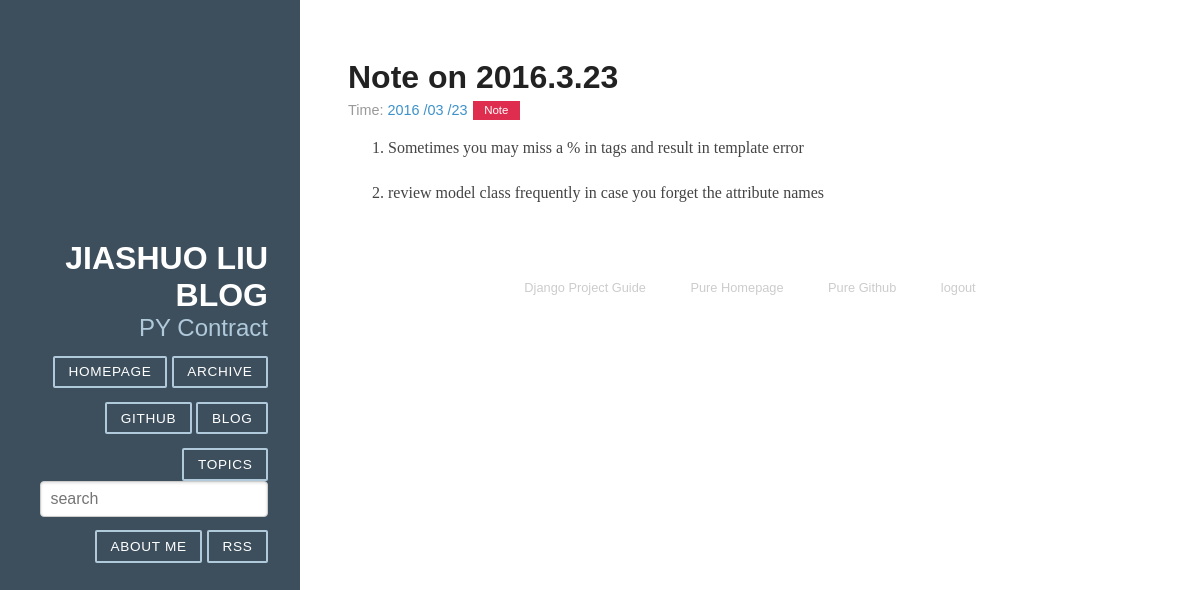
Screenshot of /4/ (signed in) with the database file from the repository.
### article/models.py (models this page shows, shortened)
class Article(models.Model):
    title = models.CharField(max_length=100)
    category = models.CharField(max_length=50, blank=True)
    date_time = models.DateTimeField(auto_now_add=True)
    content = models.TextField(blank=True, null=True)
    class Meta:
        ordering = ['-date_time']

### article/views.py (the view)
# urls.py: url(r'^(?P<idx>\d+)/$', views.detail, name='detail'),
@login_required
def detail(request, idx):
    try:
        post = Article.objects.get(id=str(idx))
    except Article.DoesNotExist:
        raise Http404
    return render(request, 'post.html', {'post':post})

### article/templatetags/custom_markdown.py (called while the page is built)
@register.filter(is_safe=True)
@stringfilter
def custom_markdown(value):
    return mark_safe(markdown.markdown(value,
        extensions=['markdown.extensions.fenced_code', 'markdown.extensions.codehilite'],
        safe_mode=True,
        enable_attributes=False))

### templates/post.html
{% extends "base.html" %}
{% load custom_markdown %}
{% block content %}
<div class="posts">
    <section class="post">
        <header class="post-header">
            <h2 class="post-title">{{ post.title }}</h2>
            <p class="post-meta">
                Time: <a class="post-author" href="#">{{ post.date_time|date:"Y /m /d" }}</a> <a class="post-category post-category-js" href="{% url 'search_tag' tag=post.category %}">{{ post.category }}</a>
            </p>
        </header>
        <div class="post-description">
            <p>{{ post.content|custom_markdown }}</p>
        </div>
    </section>
</div>
{% endblock %}

### article/static/css/pure-min.css (style rules this page uses)
article,aside,details,figcaption,figure,footer,header,hgroup,main,nav,section,summary { display:block }
html { font-size:100%;-ms-text-size-adjust:100%;-webkit-text-size-adjust:100% }
html,button,input,select,textarea { font-family:sans-serif }
body { margin:0 }
h2 { font-size:1.5em;margin:.83em 0 }
p,pre { margin:1em 0 }
dl,menu,ol,ul { margin:1em 0 }
menu,ol,ul { padding:0 0 0 40px }

### article/static/css/blog.css (style rules this page uses)
* { -webkit-box-sizing: border-box; -moz-box-sizing: border-box; box-sizing: border-box; }
a { text-decoration: none; color: rgb(61, 146, 201); }
.post { padding-bottom: 2em; }
.post-title { font-size: 2em; color: #222; margin-bottom: 0.2em; }
.post-description { font-family: Georgia, "Cambria", serif; color: #444; line-height: 1.8em; }
.post-meta { color: #999; font-size: 90%; margin: 0; }
.post-category { margin: 0 0.1em; padding: 0.3em 1em; color: #fff; background: #999; font-size: 80%; }
.post-category-js { background: #df2d4f; }

### rows the page displays
Article: title "Note on 2016.3.23", date_time "2016 /03 /23", category "Note", content|custom_markdown "Sometimes you may miss a % in tags and result in template error review model class frequently in case you forget the attribute names"
